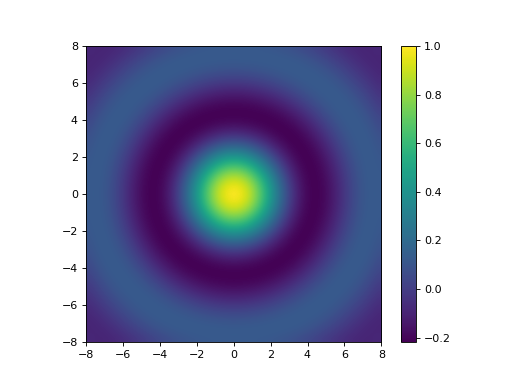

Source code (Python):
import numpy as np
import matplotlib.pyplot as plt

epsilon = np.finfo(float).eps
print("epsilon =", epsilon)

xmin = -8
xmax = 8
nbx = 41
ymin = -8
ymax = 8
nby = 41

x = np.linspace(xmin, xmax, nbx)
y = np.linspace(ymin, ymax, nby)
X, Y = np.meshgrid(x, y)

R = np.sqrt(X**2 + Y**2) + epsilon
Z = np.sin(R) / R

plt.imshow(Z, interpolation="bicubic", 
       origin="lower", extent=[xmin,xmax,ymin,ymax])
plt.colorbar()

plt.show()
